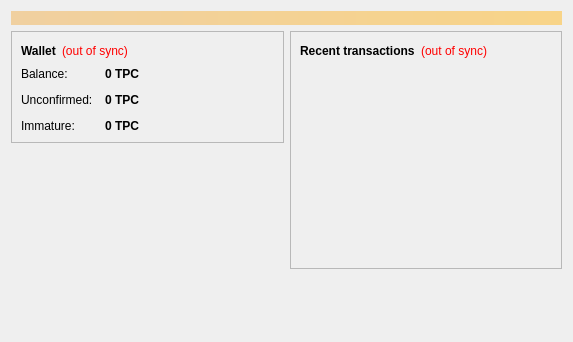
<?xml version="1.0" encoding="UTF-8"?>
<ui version="4.0">
 <class>OverviewPage</class>
 <widget class="QWidget" name="OverviewPage">
  <property name="geometry">
   <rect>
    <x>0</x>
    <y>0</y>
    <width>573</width>
    <height>342</height>
   </rect>
  </property>
  <property name="windowTitle">
   <string>Form</string>
  </property>
  <layout class="QVBoxLayout" name="topLayout">
   <item>
    <widget class="QLabel" name="labelAlerts">
     <property name="visible">
      <bool>false</bool>
     </property>
     <property name="styleSheet">
      <string notr="true">background-color: qlineargradient(x1: 0, y1: 0, x2: 1, y2: 0, stop:0 #F0D0A0, stop:1 #F8D488); color:#000000;</string>
     </property>
     <property name="wordWrap">
      <bool>true</bool>
     </property>
     <property name="margin">
      <number>3</number>
     </property>
    </widget>
   </item>
   <item>
    <layout class="QHBoxLayout" name="horizontalLayout" stretch="1,1">
     <item>
      <layout class="QVBoxLayout" name="verticalLayout_2">
       <item>
        <widget class="QFrame" name="frame">
         <property name="frameShape">
          <enum>QFrame::StyledPanel</enum>
         </property>
         <property name="frameShadow">
          <enum>QFrame::Raised</enum>
         </property>
         <layout class="QVBoxLayout" name="verticalLayout_4">
          <item>
           <layout class="QHBoxLayout" name="horizontalLayout_4">
            <item>
             <widget class="QLabel" name="label_5">
              <property name="font">
               <font>
                <weight>75</weight>
                <bold>true</bold>
               </font>
              </property>
              <property name="text">
               <string>Wallet</string>
              </property>
             </widget>
            </item>
            <item>
             <widget class="QLabel" name="labelWalletStatus">
              <property name="toolTip">
               <string>The displayed information may be out of date. Your wallet automatically synchronizes with the TPPcoin network after a connection is established, but this process has not completed yet.</string>
              </property>
              <property name="styleSheet">
               <string notr="true">QLabel { color: red; }</string>
              </property>
              <property name="text">
               <string notr="true">(out of sync)</string>
              </property>
              <property name="alignment">
               <set>Qt::AlignLeading|Qt::AlignLeft|Qt::AlignVCenter</set>
              </property>
             </widget>
            </item>
            <item>
             <spacer name="horizontalSpacer_2">
              <property name="orientation">
               <enum>Qt::Horizontal</enum>
              </property>
              <property name="sizeHint" stdset="0">
               <size>
                <width>40</width>
                <height>20</height>
               </size>
              </property>
             </spacer>
            </item>
           </layout>
          </item>
          <item>
           <layout class="QFormLayout" name="formLayout_2">
            <property name="fieldGrowthPolicy">
             <enum>QFormLayout::AllNonFixedFieldsGrow</enum>
            </property>
            <property name="horizontalSpacing">
             <number>12</number>
            </property>
            <property name="verticalSpacing">
             <number>12</number>
            </property>
            <item row="0" column="0">
             <widget class="QLabel" name="label">
              <property name="text">
               <string>Balance:</string>
              </property>
             </widget>
            </item>
            <item row="0" column="1">
             <widget class="QLabel" name="labelBalance">
              <property name="font">
               <font>
                <weight>75</weight>
                <bold>true</bold>
               </font>
              </property>
              <property name="cursor">
               <cursorShape>IBeamCursor</cursorShape>
              </property>
              <property name="toolTip">
               <string>Your current balance</string>
              </property>
              <property name="text">
               <string notr="true">0 TPC</string>
              </property>
              <property name="textInteractionFlags">
               <set>Qt::LinksAccessibleByMouse|Qt::TextSelectableByKeyboard|Qt::TextSelectableByMouse</set>
              </property>
             </widget>
            </item>
            <item row="1" column="0">
             <widget class="QLabel" name="label_3">
              <property name="text">
               <string>Unconfirmed:</string>
              </property>
             </widget>
            </item>
            <item row="1" column="1">
             <widget class="QLabel" name="labelUnconfirmed">
              <property name="font">
               <font>
                <weight>75</weight>
                <bold>true</bold>
               </font>
              </property>
              <property name="cursor">
               <cursorShape>IBeamCursor</cursorShape>
              </property>
              <property name="toolTip">
               <string>Total of transactions that have yet to be confirmed, and do not yet count toward the current balance</string>
              </property>
              <property name="text">
               <string notr="true">0 TPC</string>
              </property>
              <property name="textInteractionFlags">
               <set>Qt::LinksAccessibleByMouse|Qt::TextSelectableByKeyboard|Qt::TextSelectableByMouse</set>
              </property>
             </widget>
            </item>
            <item row="2" column="0">
             <widget class="QLabel" name="labelImmatureText">
              <property name="text">
               <string>Immature:</string>
              </property>
             </widget>
            </item>
            <item row="2" column="1">
             <widget class="QLabel" name="labelImmature">
              <property name="font">
               <font>
                <weight>75</weight>
                <bold>true</bold>
               </font>
              </property>
              <property name="toolTip">
               <string>Mined balance that has not yet matured</string>
              </property>
              <property name="text">
               <string notr="true">0 TPC</string>
              </property>
              <property name="textInteractionFlags">
               <set>Qt::LinksAccessibleByMouse|Qt::TextSelectableByKeyboard|Qt::TextSelectableByMouse</set>
              </property>
             </widget>
            </item>
           </layout>
          </item>
         </layout>
        </widget>
       </item>
       <item>
        <spacer name="verticalSpacer">
         <property name="orientation">
          <enum>Qt::Vertical</enum>
         </property>
         <property name="sizeHint" stdset="0">
          <size>
           <width>20</width>
           <height>40</height>
          </size>
         </property>
        </spacer>
       </item>
      </layout>
     </item>
     <item>
      <layout class="QVBoxLayout" name="verticalLayout_3">
       <item>
        <widget class="QFrame" name="frame_2">
         <property name="frameShape">
          <enum>QFrame::StyledPanel</enum>
         </property>
         <property name="frameShadow">
          <enum>QFrame::Raised</enum>
         </property>
         <layout class="QVBoxLayout" name="verticalLayout">
          <item>
           <layout class="QHBoxLayout" name="horizontalLayout_2">
            <item>
             <widget class="QLabel" name="label_4">
              <property name="text">
               <string>&lt;b&gt;Recent transactions&lt;/b&gt;</string>
              </property>
             </widget>
            </item>
            <item>
             <widget class="QLabel" name="labelTransactionsStatus">
              <property name="toolTip">
               <string>The displayed information may be out of date. Your wallet automatically synchronizes with the TPPcoin network after a connection is established, but this process has not completed yet.</string>
              </property>
              <property name="styleSheet">
               <string notr="true">QLabel { color: red; }</string>
              </property>
              <property name="text">
               <string notr="true">(out of sync)</string>
              </property>
              <property name="alignment">
               <set>Qt::AlignRight|Qt::AlignTrailing|Qt::AlignVCenter</set>
              </property>
             </widget>
            </item>
            <item>
             <spacer name="horizontalSpacer">
              <property name="orientation">
               <enum>Qt::Horizontal</enum>
              </property>
              <property name="sizeHint" stdset="0">
               <size>
                <width>40</width>
                <height>20</height>
               </size>
              </property>
             </spacer>
            </item>
           </layout>
          </item>
          <item>
           <widget class="QListView" name="listTransactions">
            <property name="styleSheet">
             <string notr="true">QListView { background: transparent; }</string>
            </property>
            <property name="frameShape">
             <enum>QFrame::NoFrame</enum>
            </property>
            <property name="verticalScrollBarPolicy">
             <enum>Qt::ScrollBarAlwaysOff</enum>
            </property>
            <property name="horizontalScrollBarPolicy">
             <enum>Qt::ScrollBarAlwaysOff</enum>
            </property>
            <property name="selectionMode">
             <enum>QAbstractItemView::NoSelection</enum>
            </property>
           </widget>
          </item>
         </layout>
        </widget>
       </item>
       <item>
        <spacer name="verticalSpacer_2">
         <property name="orientation">
          <enum>Qt::Vertical</enum>
         </property>
         <property name="sizeHint" stdset="0">
          <size>
           <width>20</width>
           <height>40</height>
          </size>
         </property>
        </spacer>
       </item>
      </layout>
     </item>
    </layout>
   </item>
  </layout>
 </widget>
 <resources/>
 <connections/>
</ui>
